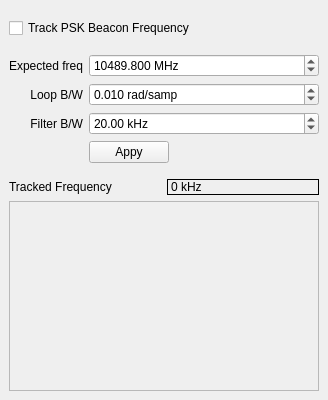
<?xml version="1.0" encoding="UTF-8"?>
<ui version="4.0">
 <class>DockBeaconTrack</class>
 <widget class="QDockWidget" name="DockBeaconTrack">
  <property name="geometry">
   <rect>
    <x>0</x>
    <y>0</y>
    <width>328</width>
    <height>400</height>
   </rect>
  </property>
  <property name="sizePolicy">
   <sizepolicy hsizetype="Preferred" vsizetype="Preferred">
    <horstretch>0</horstretch>
    <verstretch>0</verstretch>
   </sizepolicy>
  </property>
  <property name="minimumSize">
   <size>
    <width>309</width>
    <height>400</height>
   </size>
  </property>
  <property name="maximumSize">
   <size>
    <width>524287</width>
    <height>524287</height>
   </size>
  </property>
  <property name="windowIcon">
   <iconset resource="../../resources/icons.qrc">
    <normaloff>:/icons/icons/signal.svg</normaloff>:/icons/icons/signal.svg</iconset>
  </property>
  <property name="floating">
   <bool>false</bool>
  </property>
  <property name="allowedAreas">
   <set>Qt::LeftDockWidgetArea|Qt::RightDockWidgetArea</set>
  </property>
  <property name="windowTitle">
   <string>PSK Beacon Tracker</string>
  </property>
  <widget class="QWidget" name="dockWidgetContents">
   <layout class="QVBoxLayout" name="verticalLayout">
    <item>
     <layout class="QVBoxLayout" name="verticalLayout_2">
      <property name="topMargin">
       <number>9</number>
      </property>
      <item>
       <widget class="QCheckBox" name="trackBeaconBox">
        <property name="toolTip">
         <string>&lt;html&gt;&lt;head/&gt;&lt;body&gt;&lt;p&gt;This enables frequency tracking and compensation of a PSK beacon, as it is for instance used on the narrow-band transponder of the QO-100 Es'HailSat 2 satellite. The tracking compensates for LO drift in the LNB.&lt;/p&gt;&lt;/body&gt;&lt;/html&gt;</string>
        </property>
        <property name="text">
         <string>Track PSK Beacon Frequency</string>
        </property>
       </widget>
      </item>
      <item>
       <layout class="QGridLayout" name="gridLayout_3">
        <property name="topMargin">
         <number>10</number>
        </property>
        <item row="1" column="1">
         <widget class="QDoubleSpinBox" name="loopBWBox">
          <property name="sizePolicy">
           <sizepolicy hsizetype="MinimumExpanding" vsizetype="Fixed">
            <horstretch>0</horstretch>
            <verstretch>0</verstretch>
           </sizepolicy>
          </property>
          <property name="suffix">
           <string> rad/samp</string>
          </property>
          <property name="decimals">
           <number>3</number>
          </property>
          <property name="maximum">
           <double>0.100000000000000</double>
          </property>
          <property name="singleStep">
           <double>0.010000000000000</double>
          </property>
          <property name="value">
           <double>0.010000000000000</double>
          </property>
         </widget>
        </item>
        <item row="0" column="1">
         <widget class="QDoubleSpinBox" name="expectedFreqBox">
          <property name="sizePolicy">
           <sizepolicy hsizetype="MinimumExpanding" vsizetype="Fixed">
            <horstretch>0</horstretch>
            <verstretch>0</verstretch>
           </sizepolicy>
          </property>
          <property name="toolTip">
           <string>&lt;html&gt;&lt;head/&gt;&lt;body&gt;&lt;p&gt;Expected frequency of the PSK beacon.&lt;/p&gt;&lt;/body&gt;&lt;/html&gt;</string>
          </property>
          <property name="prefix">
           <string/>
          </property>
          <property name="suffix">
           <string> MHz</string>
          </property>
          <property name="decimals">
           <number>3</number>
          </property>
          <property name="minimum">
           <double>-80000.000000000000000</double>
          </property>
          <property name="maximum">
           <double>80000.000000000000000</double>
          </property>
          <property name="singleStep">
           <double>0.010000000000000</double>
          </property>
          <property name="value">
           <double>10489.799999999999272</double>
          </property>
         </widget>
        </item>
        <item row="2" column="1">
         <widget class="QDoubleSpinBox" name="filterBWBox">
          <property name="sizePolicy">
           <sizepolicy hsizetype="MinimumExpanding" vsizetype="Fixed">
            <horstretch>0</horstretch>
            <verstretch>0</verstretch>
           </sizepolicy>
          </property>
          <property name="suffix">
           <string> kHz</string>
          </property>
          <property name="minimum">
           <double>1.000000000000000</double>
          </property>
          <property name="maximum">
           <double>400.000000000000000</double>
          </property>
          <property name="value">
           <double>20.000000000000000</double>
          </property>
         </widget>
        </item>
        <item row="0" column="0">
         <widget class="QLabel" name="expectedFreqLabel">
          <property name="text">
           <string>Expected freq</string>
          </property>
          <property name="alignment">
           <set>Qt::AlignRight|Qt::AlignTrailing|Qt::AlignVCenter</set>
          </property>
         </widget>
        </item>
        <item row="1" column="0">
         <widget class="QLabel" name="loopBWLabel">
          <property name="text">
           <string>Loop B/W</string>
          </property>
          <property name="alignment">
           <set>Qt::AlignRight|Qt::AlignTrailing|Qt::AlignVCenter</set>
          </property>
         </widget>
        </item>
        <item row="2" column="0">
         <widget class="QLabel" name="filterBWLabel">
          <property name="text">
           <string>Filter B/W</string>
          </property>
          <property name="alignment">
           <set>Qt::AlignRight|Qt::AlignTrailing|Qt::AlignVCenter</set>
          </property>
         </widget>
        </item>
        <item row="3" column="1">
         <widget class="QPushButton" name="applyTrackingSettingsBtn">
          <property name="sizePolicy">
           <sizepolicy hsizetype="Fixed" vsizetype="Fixed">
            <horstretch>0</horstretch>
            <verstretch>0</verstretch>
           </sizepolicy>
          </property>
          <property name="text">
           <string>Appy</string>
          </property>
         </widget>
        </item>
       </layout>
      </item>
      <item>
       <layout class="QHBoxLayout" name="horizontalLayout_3">
        <property name="topMargin">
         <number>10</number>
        </property>
        <item>
         <widget class="QLabel" name="trackedFreqLabel">
          <property name="frameShape">
           <enum>QFrame::NoFrame</enum>
          </property>
          <property name="text">
           <string>Tracked Frequency</string>
          </property>
         </widget>
        </item>
        <item>
         <widget class="QLabel" name="trackedFreq">
          <property name="frameShape">
           <enum>QFrame::Box</enum>
          </property>
          <property name="frameShadow">
           <enum>QFrame::Plain</enum>
          </property>
          <property name="text">
           <string>0 kHz</string>
          </property>
         </widget>
        </item>
       </layout>
      </item>
     </layout>
    </item>
    <item>
     <widget class="CPlotter" name="beaconSpectrum">
      <property name="sizePolicy">
       <sizepolicy hsizetype="MinimumExpanding" vsizetype="MinimumExpanding">
        <horstretch>0</horstretch>
        <verstretch>0</verstretch>
       </sizepolicy>
      </property>
      <property name="minimumSize">
       <size>
        <width>50</width>
        <height>50</height>
       </size>
      </property>
      <property name="maximumSize">
       <size>
        <width>16777215</width>
        <height>16777215</height>
       </size>
      </property>
      <property name="toolTip">
       <string>Spectrum of PSK beacon after Costas Loop. When locked, should be centered.</string>
      </property>
      <property name="frameShape">
       <enum>QFrame::StyledPanel</enum>
      </property>
      <property name="frameShadow">
       <enum>QFrame::Raised</enum>
      </property>
     </widget>
    </item>
   </layout>
  </widget>
 </widget>
 <customwidgets>
  <customwidget>
   <class>CPlotter</class>
   <extends>QFrame</extends>
   <header>qtgui/plotter.h</header>
   <container>1</container>
  </customwidget>
 </customwidgets>
 <resources>
  <include location="../../resources/icons.qrc"/>
 </resources>
 <connections/>
</ui>
